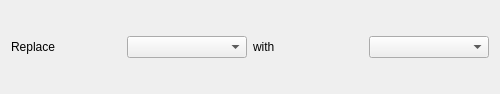
<?xml version="1.0" encoding="UTF-8"?>
<ui version="4.0">
 <class>AltGui_Id_Replacing_Wid</class>
 <widget class="QWidget" name="AltGui_Id_Replacing_Wid">
  <property name="geometry">
   <rect>
    <x>0</x>
    <y>0</y>
    <width>500</width>
    <height>94</height>
   </rect>
  </property>
  <property name="minimumSize">
   <size>
    <width>500</width>
    <height>0</height>
   </size>
  </property>
  <property name="windowTitle">
   <string>Form</string>
  </property>
  <layout class="QHBoxLayout" name="horizontalLayout_2">
   <item>
    <layout class="QHBoxLayout" name="horizontalLayout">
     <item>
      <widget class="QLabel" name="label">
       <property name="text">
        <string>Replace</string>
       </property>
      </widget>
     </item>
     <item>
      <widget class="QComboBox" name="comboBox_current">
       <property name="minimumSize">
        <size>
         <width>120</width>
         <height>20</height>
        </size>
       </property>
      </widget>
     </item>
     <item>
      <widget class="QLabel" name="label_2">
       <property name="text">
        <string>with</string>
       </property>
      </widget>
     </item>
     <item>
      <widget class="QComboBox" name="comboBox_new">
       <property name="minimumSize">
        <size>
         <width>120</width>
         <height>20</height>
        </size>
       </property>
      </widget>
     </item>
    </layout>
   </item>
  </layout>
 </widget>
 <resources/>
 <connections/>
</ui>
